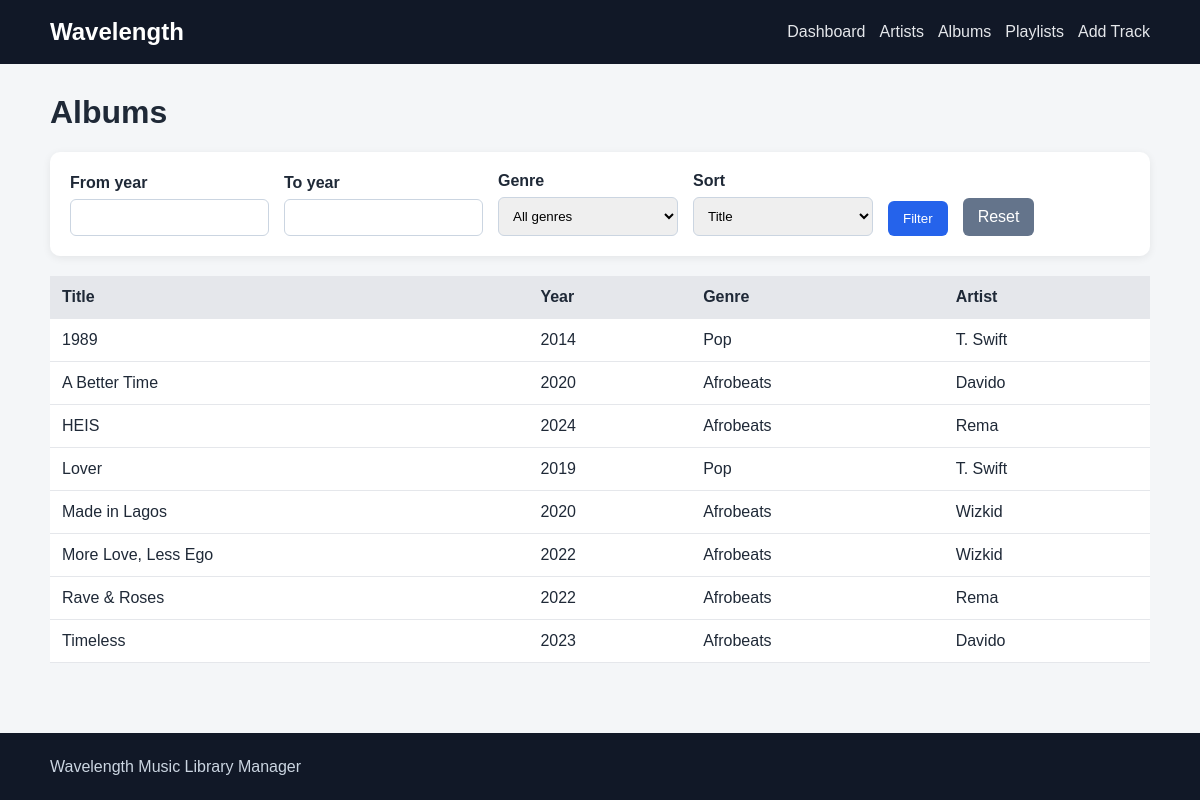
Page /wavelength/albums.php on the committed database.
### tables this page shows
CREATE TABLE `albums` (
  `album_id` int NOT NULL,
  `artist_id` int DEFAULT NULL,
  `title` varchar(150) NOT NULL,
  `release_year` year DEFAULT NULL,
  `genre` varchar(50) DEFAULT NULL
);

CREATE TABLE `artists` (
  `artist_id` int NOT NULL,
  `name` varchar(100) NOT NULL,
  `country` varchar(50) DEFAULT NULL
);

### wavelength/albums.php (the view, shortened to what this page needs)
<?php
require 'db.php';
$from = $_GET['from'] ?? '';
$to = $_GET['to'] ?? '';
$sort = $_GET['sort'] ?? 'title';
$allowedSorts = ['title', 'release_year', 'genre'];
$params = [];
$sql = "
    SELECT a.album_id, a.title, a.release_year, a.genre, ar.name AS artist_name
    FROM albums a
    INNER JOIN artists ar ON ar.artist_id = a.artist_id
";
$sql .= " ORDER BY a.$sort ASC LIMIT 50";
$stmt = $pdo->prepare($sql);
$stmt->execute($params);
$albums = $stmt->fetchAll();
require 'partials/header.php';
?>
<h1>Albums</h1>
<form class="filters" method="get">
    <label>From year
        <input type="number" name="from" value="<?= htmlspecialchars($from) ?>">
    </label>
    <label>To year
        <input type="number" name="to" value="<?= htmlspecialchars($to) ?>">
    </label>
    <label>Genre
        <select name="genre">
            <option value="">All genres</option>
        </select>
    </label>
    <label>Sort
        <select name="sort">
            <?php foreach ($allowedSorts as $option): ?>
                <option value="<?= htmlspecialchars($option) ?>" <?= $sort === $option ? 'selected' : '' ?>>
                    <?= htmlspecialchars(ucwords(str_replace('_', ' ', $option))) ?>
                </option>
            <?php endforeach; ?>
        </select>
    </label>
    <button class="button" type="submit">Filter</button>
    <a class="button secondary" href="albums.php">Reset</a>
</form>
<table>
    <thead><tr><th>Title</th><th>Year</th><th>Genre</th><th>Artist</th></tr></thead>
    <tbody>
    <?php foreach ($albums as $album): ?>
        <tr>
            <td><?= htmlspecialchars($album['title']) ?></td>
            <td><?= $album['release_year'] === null ? 'Unknown' : (int)$album['release_year'] ?></td>
            <td><?= $album['genre'] === null ? 'Unknown' : htmlspecialchars($album['genre']) ?></td>
            <td><?= htmlspecialchars($album['artist_name']) ?></td>
        </tr>
    <?php endforeach; ?>
    </tbody>
</table>
<?php require 'partials/footer.php'; ?>

### wavelength/partials/header.php (shortened to what this page needs)
<!DOCTYPE html>
<html lang="en">
<head>
    <link rel="stylesheet" href="css/style.css">
</head>
<body>
<header class="site-header">
    <div class="container nav">
        <a class="logo" href="index.php">Wavelength</a>
        <nav>
            <a href="index.php">Dashboard</a>
            <a href="artists.php">Artists</a>
            <a href="albums.php">Albums</a>
            <a href="playlists.php">Playlists</a>
            <a href="add_track.php">Add Track</a>
        </nav>
    </div>
</header>
<main class="container">

### wavelength/partials/footer.php
</main>
<footer class="site-footer">
    <div class="container">Wavelength Music Library Manager</div>
</footer>
</body>
</html>

### wavelength/css/style.css (style rules this page uses)
* { box-sizing: border-box; }
body { margin: 0; font-family: Arial, sans-serif; background: #f4f6f8; color: #1f2937; }
.container { width: min(1100px, 92%); margin: auto; }
.site-header { background: #111827; color: white; padding: 18px 0; }
.nav { display: flex; justify-content: space-between; align-items: center; gap: 20px; }
.logo { color: white; text-decoration: none; font-size: 24px; font-weight: bold; }
nav { display: flex; flex-wrap: wrap; gap: 14px; }
nav a { color: #e5e7eb; text-decoration: none; }
main.container { padding: 30px 0 50px; }
h1 { margin-top: 0; }
.card, .form-card, .filters { background: white; border-radius: 10px; padding: 20px; margin-bottom: 20px; box-shadow: 0 2px 8px rgba(0,0,0,.07); }
.filters { display: flex; flex-wrap: wrap; align-items: end; gap: 15px; }
.filters label, .form-card label { display: flex; flex-direction: column; gap: 7px; font-weight: bold; }
input, select { padding: 10px; border: 1px solid #cbd5e1; border-radius: 6px; min-width: 180px; }
.button { display: inline-block; border: 0; border-radius: 6px; background: #2563eb; color: white; padding: 10px 15px; text-decoration: none; cursor: pointer; }
.button.secondary { background: #64748b; }
table { width: 100%; border-collapse: collapse; background: white; margin-bottom: 20px; }
th, td { padding: 12px; border-bottom: 1px solid #e5e7eb; text-align: left; }
th { background: #e5e7eb; }
.site-footer { padding: 25px 0; background: #111827; color: #cbd5e1; }

### rows in the picture
albums: title "1989", release_year "2014", genre "Pop", artist.name "T. Swift"
albums: title "A Better Time", release_year "2020", genre "Afrobeats", artist.name "Davido"
albums: title "HEIS", release_year "2024", genre "Afrobeats", artist.name "Rema"
albums: title "Lover", release_year "2019", genre "Pop", artist.name "T. Swift"
albums: title "Made in Lagos", release_year "2020", genre "Afrobeats", artist.name "Wizkid"
albums: title "More Love, Less Ego", release_year "2022", genre "Afrobeats", artist.name "Wizkid"
albums: title "Rave & Roses", release_year "2022", genre "Afrobeats", artist.name "Rema"
albums: title "Timeless", release_year "2023", genre "Afrobeats", artist.name "Davido"

### other values in the picture
form field sort "Title"
